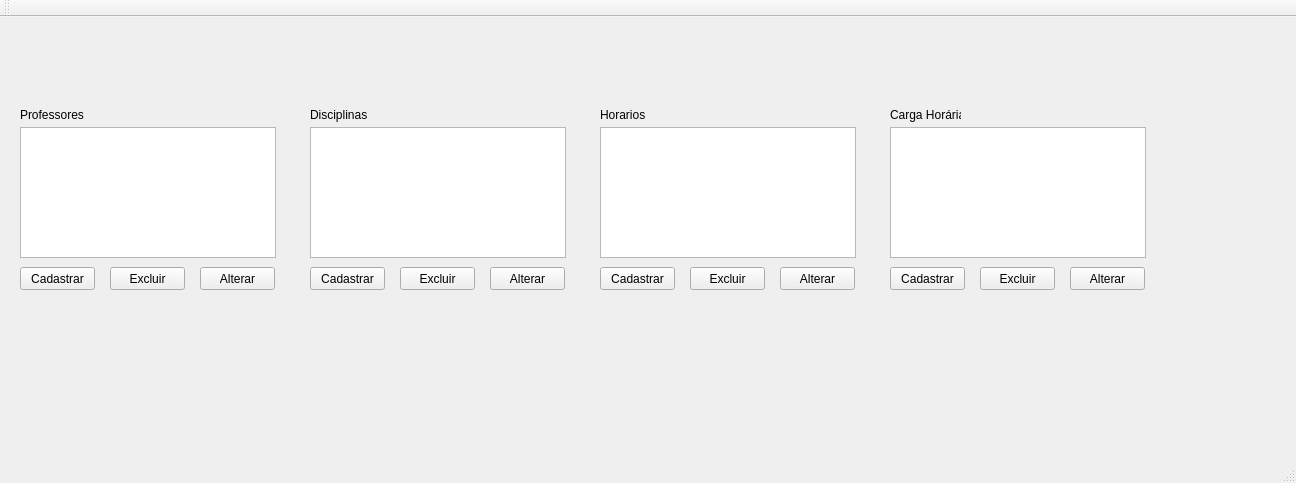
<?xml version="1.0" encoding="UTF-8"?>
<ui version="4.0">
 <class>MainWindow</class>
 <widget class="QMainWindow" name="MainWindow">
  <property name="geometry">
   <rect>
    <x>0</x>
    <y>0</y>
    <width>1296</width>
    <height>483</height>
   </rect>
  </property>
  <property name="windowTitle">
   <string>MainWindow</string>
  </property>
  <widget class="QWidget" name="centralWidget">
   <widget class="QPushButton" name="bt_addprof">
    <property name="geometry">
     <rect>
      <x>20</x>
      <y>250</y>
      <width>75</width>
      <height>23</height>
     </rect>
    </property>
    <property name="text">
     <string>Cadastrar</string>
    </property>
   </widget>
   <widget class="QPushButton" name="pushButton_2">
    <property name="geometry">
     <rect>
      <x>110</x>
      <y>250</y>
      <width>75</width>
      <height>23</height>
     </rect>
    </property>
    <property name="text">
     <string>Excluir</string>
    </property>
   </widget>
   <widget class="QListView" name="listView">
    <property name="geometry">
     <rect>
      <x>20</x>
      <y>110</y>
      <width>256</width>
      <height>131</height>
     </rect>
    </property>
   </widget>
   <widget class="QPushButton" name="pushButton_3">
    <property name="geometry">
     <rect>
      <x>200</x>
      <y>250</y>
      <width>75</width>
      <height>23</height>
     </rect>
    </property>
    <property name="text">
     <string>Alterar</string>
    </property>
   </widget>
   <widget class="QLabel" name="label">
    <property name="geometry">
     <rect>
      <x>20</x>
      <y>90</y>
      <width>71</width>
      <height>16</height>
     </rect>
    </property>
    <property name="text">
     <string>Professores</string>
    </property>
   </widget>
   <widget class="QListView" name="listView_2">
    <property name="geometry">
     <rect>
      <x>310</x>
      <y>110</y>
      <width>256</width>
      <height>131</height>
     </rect>
    </property>
   </widget>
   <widget class="QPushButton" name="pushButton_4">
    <property name="geometry">
     <rect>
      <x>400</x>
      <y>250</y>
      <width>75</width>
      <height>23</height>
     </rect>
    </property>
    <property name="text">
     <string>Excluir</string>
    </property>
   </widget>
   <widget class="QPushButton" name="pushButton_5">
    <property name="geometry">
     <rect>
      <x>490</x>
      <y>250</y>
      <width>75</width>
      <height>23</height>
     </rect>
    </property>
    <property name="text">
     <string>Alterar</string>
    </property>
   </widget>
   <widget class="QPushButton" name="pushButton_6">
    <property name="geometry">
     <rect>
      <x>310</x>
      <y>250</y>
      <width>75</width>
      <height>23</height>
     </rect>
    </property>
    <property name="text">
     <string>Cadastrar</string>
    </property>
   </widget>
   <widget class="QLabel" name="label_2">
    <property name="geometry">
     <rect>
      <x>310</x>
      <y>90</y>
      <width>71</width>
      <height>16</height>
     </rect>
    </property>
    <property name="text">
     <string>Disciplinas</string>
    </property>
   </widget>
   <widget class="QLabel" name="label_4">
    <property name="geometry">
     <rect>
      <x>600</x>
      <y>90</y>
      <width>71</width>
      <height>16</height>
     </rect>
    </property>
    <property name="text">
     <string>Horarios</string>
    </property>
   </widget>
   <widget class="QPushButton" name="pushButton_10">
    <property name="geometry">
     <rect>
      <x>780</x>
      <y>250</y>
      <width>75</width>
      <height>23</height>
     </rect>
    </property>
    <property name="text">
     <string>Alterar</string>
    </property>
   </widget>
   <widget class="QListView" name="listView_4">
    <property name="geometry">
     <rect>
      <x>600</x>
      <y>110</y>
      <width>256</width>
      <height>131</height>
     </rect>
    </property>
   </widget>
   <widget class="QPushButton" name="pushButton_11">
    <property name="geometry">
     <rect>
      <x>600</x>
      <y>250</y>
      <width>75</width>
      <height>23</height>
     </rect>
    </property>
    <property name="text">
     <string>Cadastrar</string>
    </property>
   </widget>
   <widget class="QPushButton" name="pushButton_12">
    <property name="geometry">
     <rect>
      <x>690</x>
      <y>250</y>
      <width>75</width>
      <height>23</height>
     </rect>
    </property>
    <property name="text">
     <string>Excluir</string>
    </property>
   </widget>
   <widget class="QPushButton" name="pushButton_13">
    <property name="geometry">
     <rect>
      <x>980</x>
      <y>250</y>
      <width>75</width>
      <height>23</height>
     </rect>
    </property>
    <property name="text">
     <string>Excluir</string>
    </property>
   </widget>
   <widget class="QLabel" name="label_5">
    <property name="geometry">
     <rect>
      <x>890</x>
      <y>90</y>
      <width>71</width>
      <height>16</height>
     </rect>
    </property>
    <property name="text">
     <string>Carga Horária</string>
    </property>
   </widget>
   <widget class="QPushButton" name="pushButton_14">
    <property name="geometry">
     <rect>
      <x>890</x>
      <y>250</y>
      <width>75</width>
      <height>23</height>
     </rect>
    </property>
    <property name="text">
     <string>Cadastrar</string>
    </property>
   </widget>
   <widget class="QPushButton" name="pushButton_15">
    <property name="geometry">
     <rect>
      <x>1070</x>
      <y>250</y>
      <width>75</width>
      <height>23</height>
     </rect>
    </property>
    <property name="text">
     <string>Alterar</string>
    </property>
   </widget>
   <widget class="QListView" name="listView_5">
    <property name="geometry">
     <rect>
      <x>890</x>
      <y>110</y>
      <width>256</width>
      <height>131</height>
     </rect>
    </property>
   </widget>
  </widget>
  <widget class="QMenuBar" name="menuBar">
   <property name="geometry">
    <rect>
     <x>0</x>
     <y>0</y>
     <width>1296</width>
     <height>21</height>
    </rect>
   </property>
  </widget>
  <widget class="QToolBar" name="mainToolBar">
   <attribute name="toolBarArea">
    <enum>TopToolBarArea</enum>
   </attribute>
   <attribute name="toolBarBreak">
    <bool>false</bool>
   </attribute>
  </widget>
  <widget class="QStatusBar" name="statusBar"/>
 </widget>
 <layoutdefault spacing="6" margin="11"/>
 <resources/>
 <connections/>
</ui>
